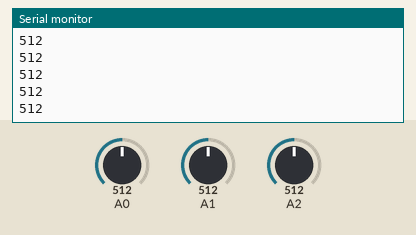
A sketch run on a simulated Arduino Uno, built with avr-gcc and run on an emulated ATmega328P. On the bench: the last lines printed to the serial monitor. Inputs (shaded band) come from the test bench; at power-on: A0 = 512, A1 = 512, A2 = 512.

Above: at 1.8 s.
1.9 s: A0 set to 716
At 2.8 s:
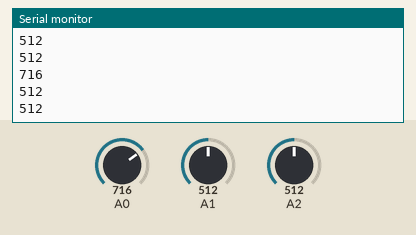
3.4 s: A1 set to 306
At 4.7 s:
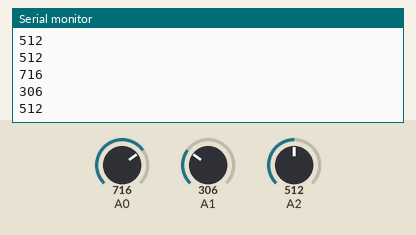
4.9 s: A2 set to 900
At 5.7 s:
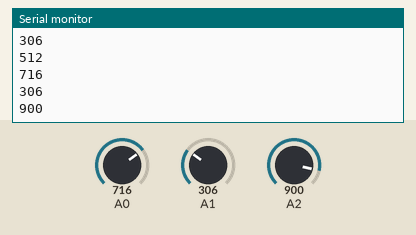
6.4 s: A2 set to 1023
At 7.7 s:
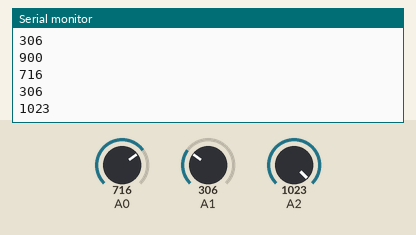
7.9 s: A1 set to 122
At 8.8 s:
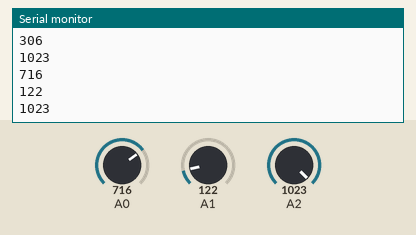
9.4 s: A0 set to 511
At 10.8 s:
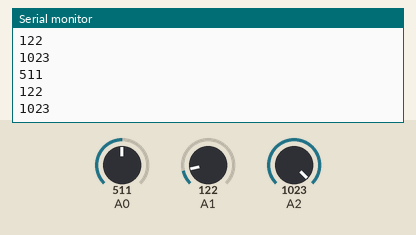
Timing chart, 0 to 11.9 s (numbered marks = the images above; inputs shaded):
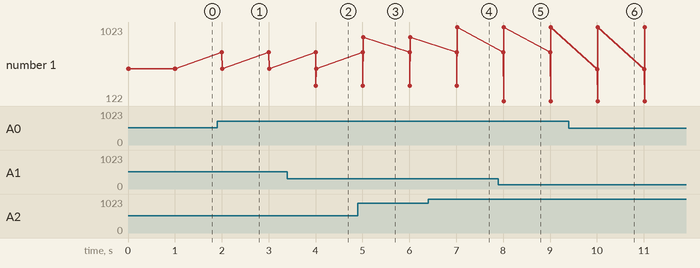

Measured:
- after the input at 1.9 s, the serial monitor: prints a new line after 0.10 s (image 1)
- after the input at 3.4 s, the serial monitor: prints a new line after 0.61 s (image 2)
- after the input at 4.9 s, the serial monitor: prints a new line after 0.12 s (image 3)
- after the input at 6.4 s, the serial monitor: prints a new line after 0.62 s (image 4)
- after the input at 7.9 s, the serial monitor: prints a new line after 0.11 s (image 5)
- after the input at 9.4 s, the serial monitor: prints a new line after 0.61 s (image 6)
- plotted number 1: 512 → 900 after the input at 4.9 s, 900 → 1023 after the input at 6.4 s

The sketch:

sumo_tcrt500.ino
```cpp
void setup() {
  Serial.begin(9600);
}

void loop() {
  int sensor1 = analogRead(A0); //Max 1023
  int sensor2 = analogRead(A1); //Max 1023
  int sensor3 = analogRead(A2); //Max 1023


  Serial.println(sensor1);
  Serial.println(sensor2);
  Serial.println(sensor3);
 delay(1000);
}
```
